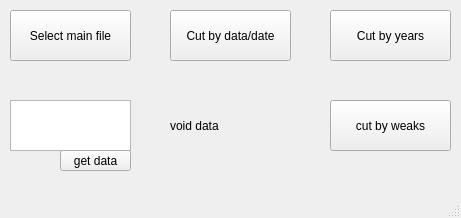
<?xml version="1.0" encoding="UTF-8"?>
<ui version="4.0">
 <class>MainWindow</class>
 <widget class="QMainWindow" name="MainWindow">
  <property name="geometry">
   <rect>
    <x>0</x>
    <y>0</y>
    <width>461</width>
    <height>218</height>
   </rect>
  </property>
  <property name="windowTitle">
   <string>MainWindow</string>
  </property>
  <widget class="QWidget" name="centralwidget">
   <widget class="QPushButton" name="pushButton">
    <property name="geometry">
     <rect>
      <x>10</x>
      <y>10</y>
      <width>121</width>
      <height>51</height>
     </rect>
    </property>
    <property name="text">
     <string>Select main file</string>
    </property>
   </widget>
   <widget class="QPushButton" name="pushButton_2">
    <property name="geometry">
     <rect>
      <x>170</x>
      <y>10</y>
      <width>121</width>
      <height>51</height>
     </rect>
    </property>
    <property name="text">
     <string>Cut by data/date</string>
    </property>
   </widget>
   <widget class="QPushButton" name="pushButton_3">
    <property name="geometry">
     <rect>
      <x>330</x>
      <y>10</y>
      <width>121</width>
      <height>51</height>
     </rect>
    </property>
    <property name="text">
     <string>Cut by years</string>
    </property>
   </widget>
   <widget class="QPushButton" name="pushButton_4">
    <property name="geometry">
     <rect>
      <x>330</x>
      <y>100</y>
      <width>121</width>
      <height>51</height>
     </rect>
    </property>
    <property name="text">
     <string>cut by weaks</string>
    </property>
   </widget>
   <widget class="QTextEdit" name="textEdit">
    <property name="geometry">
     <rect>
      <x>10</x>
      <y>100</y>
      <width>121</width>
      <height>51</height>
     </rect>
    </property>
   </widget>
   <widget class="QPushButton" name="pushButton_5">
    <property name="geometry">
     <rect>
      <x>60</x>
      <y>150</y>
      <width>71</width>
      <height>21</height>
     </rect>
    </property>
    <property name="text">
     <string>get data</string>
    </property>
   </widget>
   <widget class="QLabel" name="label">
    <property name="geometry">
     <rect>
      <x>170</x>
      <y>100</y>
      <width>121</width>
      <height>51</height>
     </rect>
    </property>
    <property name="text">
     <string>void data</string>
    </property>
   </widget>
  </widget>
  <widget class="QMenuBar" name="menubar">
   <property name="geometry">
    <rect>
     <x>0</x>
     <y>0</y>
     <width>461</width>
     <height>21</height>
    </rect>
   </property>
  </widget>
  <widget class="QStatusBar" name="statusbar"/>
 </widget>
 <resources/>
 <connections/>
</ui>
